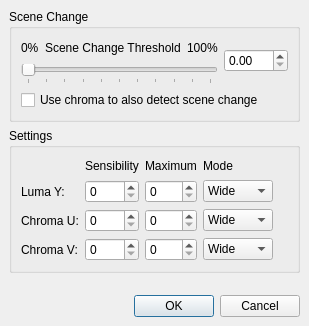
<ui version="4.0" >
 <class>Cnr2Dialog</class>
 <widget class="QDialog" name="Cnr2Dialog" >
  <property name="geometry" >
   <rect>
    <x>0</x>
    <y>0</y>
    <width>280</width>
    <height>300</height>
   </rect>
  </property>
  <property name="windowTitle" >
   <string>Chroma Noise Reducer 2</string>
  </property>
  <layout class="QVBoxLayout" >
   <property name="margin" >
    <number>9</number>
   </property>
   <property name="spacing" >
    <number>6</number>
   </property>
   <item>
    <widget class="QGroupBox" name="groupBox" >
     <property name="title" >
      <string>Scene Change</string>
     </property>
     <layout class="QVBoxLayout" >
      <property name="margin" >
       <number>9</number>
      </property>
      <property name="spacing" >
       <number>6</number>
      </property>
      <item>
       <layout class="QHBoxLayout" >
        <property name="margin" >
         <number>0</number>
        </property>
        <property name="spacing" >
         <number>6</number>
        </property>
        <item>
         <layout class="QVBoxLayout" >
          <property name="margin" >
           <number>0</number>
          </property>
          <property name="spacing" >
           <number>6</number>
          </property>
          <item>
           <layout class="QHBoxLayout" >
            <property name="margin" >
             <number>0</number>
            </property>
            <property name="spacing" >
             <number>6</number>
            </property>
            <item>
             <widget class="QLabel" name="label" >
              <property name="text" >
               <string>0%</string>
              </property>
             </widget>
            </item>
            <item>
             <spacer>
              <property name="orientation" >
               <enum>Qt::Horizontal</enum>
              </property>
              <property name="sizeHint" >
               <size>
                <width>40</width>
                <height>20</height>
               </size>
              </property>
             </spacer>
            </item>
            <item>
             <widget class="QLabel" name="label_3" >
              <property name="text" >
               <string>Scene Change Threshold</string>
              </property>
             </widget>
            </item>
            <item>
             <spacer>
              <property name="orientation" >
               <enum>Qt::Horizontal</enum>
              </property>
              <property name="sizeHint" >
               <size>
                <width>40</width>
                <height>20</height>
               </size>
              </property>
             </spacer>
            </item>
            <item>
             <widget class="QLabel" name="label_2" >
              <property name="text" >
               <string>100%</string>
              </property>
             </widget>
            </item>
           </layout>
          </item>
          <item>
           <widget class="QSlider" name="sceneChangeSlider" >
            <property name="maximum" >
             <number>10000</number>
            </property>
            <property name="singleStep" >
             <number>100</number>
            </property>
            <property name="pageStep" >
             <number>1000</number>
            </property>
            <property name="orientation" >
             <enum>Qt::Horizontal</enum>
            </property>
            <property name="tickPosition" >
             <enum>QSlider::TicksBelow</enum>
            </property>
           </widget>
          </item>
         </layout>
        </item>
        <item>
         <widget class="QDoubleSpinBox" name="sceneChangeSpinBox" >
          <property name="maximum" >
           <double>100.000000000000000</double>
          </property>
         </widget>
        </item>
       </layout>
      </item>
      <item>
       <widget class="QCheckBox" name="useChromaCheckBox" >
        <property name="text" >
         <string>Use chroma to also detect scene change</string>
        </property>
       </widget>
      </item>
     </layout>
    </widget>
   </item>
   <item>
    <widget class="QGroupBox" name="groupBox_2" >
     <property name="title" >
      <string>Settings</string>
     </property>
     <layout class="QVBoxLayout" >
      <property name="margin" >
       <number>9</number>
      </property>
      <property name="spacing" >
       <number>6</number>
      </property>
      <item>
       <layout class="QGridLayout" >
        <property name="margin" >
         <number>0</number>
        </property>
        <property name="spacing" >
         <number>6</number>
        </property>
        <item row="2" column="3" >
         <widget class="QComboBox" name="modeUComboBox" >
          <item>
           <property name="text" >
            <string>Wide</string>
           </property>
          </item>
          <item>
           <property name="text" >
            <string>Narrow</string>
           </property>
          </item>
         </widget>
        </item>
        <item row="3" column="4" >
         <spacer>
          <property name="orientation" >
           <enum>Qt::Horizontal</enum>
          </property>
          <property name="sizeHint" >
           <size>
            <width>16</width>
            <height>17</height>
           </size>
          </property>
         </spacer>
        </item>
        <item row="0" column="3" >
         <widget class="QLabel" name="label_9" >
          <property name="text" >
           <string>Mode</string>
          </property>
         </widget>
        </item>
        <item row="3" column="2" >
         <widget class="QSpinBox" name="maxVSpinBox" >
          <property name="maximum" >
           <number>255</number>
          </property>
         </widget>
        </item>
        <item row="1" column="0" >
         <widget class="QLabel" name="label_4" >
          <property name="text" >
           <string>Luma Y:</string>
          </property>
         </widget>
        </item>
        <item row="2" column="4" >
         <spacer>
          <property name="orientation" >
           <enum>Qt::Horizontal</enum>
          </property>
          <property name="sizeHint" >
           <size>
            <width>16</width>
            <height>17</height>
           </size>
          </property>
         </spacer>
        </item>
        <item row="3" column="0" >
         <widget class="QLabel" name="label_6" >
          <property name="text" >
           <string>Chroma V:</string>
          </property>
         </widget>
        </item>
        <item row="1" column="4" >
         <spacer>
          <property name="orientation" >
           <enum>Qt::Horizontal</enum>
          </property>
          <property name="sizeHint" >
           <size>
            <width>16</width>
            <height>17</height>
           </size>
          </property>
         </spacer>
        </item>
        <item row="1" column="3" >
         <widget class="QComboBox" name="modeYComboBox" >
          <item>
           <property name="text" >
            <string>Wide</string>
           </property>
          </item>
          <item>
           <property name="text" >
            <string>Narrow</string>
           </property>
          </item>
         </widget>
        </item>
        <item row="0" column="4" >
         <spacer>
          <property name="orientation" >
           <enum>Qt::Horizontal</enum>
          </property>
          <property name="sizeHint" >
           <size>
            <width>16</width>
            <height>17</height>
           </size>
          </property>
         </spacer>
        </item>
        <item row="2" column="2" >
         <widget class="QSpinBox" name="maxUSpinBox" >
          <property name="maximum" >
           <number>255</number>
          </property>
         </widget>
        </item>
        <item row="0" column="2" >
         <widget class="QLabel" name="label_8" >
          <property name="text" >
           <string>Maximum</string>
          </property>
         </widget>
        </item>
        <item row="2" column="0" >
         <widget class="QLabel" name="label_5" >
          <property name="text" >
           <string>Chroma U:</string>
          </property>
         </widget>
        </item>
        <item row="3" column="3" >
         <widget class="QComboBox" name="modeVComboBox" >
          <item>
           <property name="text" >
            <string>Wide</string>
           </property>
          </item>
          <item>
           <property name="text" >
            <string>Narrow</string>
           </property>
          </item>
         </widget>
        </item>
        <item row="1" column="2" >
         <widget class="QSpinBox" name="maxYSpinBox" >
          <property name="maximum" >
           <number>255</number>
          </property>
         </widget>
        </item>
        <item row="3" column="1" >
         <widget class="QSpinBox" name="sensibilityVSpinBox" >
          <property name="maximum" >
           <number>255</number>
          </property>
         </widget>
        </item>
        <item row="1" column="1" >
         <widget class="QSpinBox" name="sensibilityYSpinBox" >
          <property name="maximum" >
           <number>255</number>
          </property>
         </widget>
        </item>
        <item row="0" column="1" >
         <widget class="QLabel" name="label_7" >
          <property name="text" >
           <string>Sensibility</string>
          </property>
         </widget>
        </item>
        <item row="2" column="1" >
         <widget class="QSpinBox" name="sensibilityUSpinBox" >
          <property name="maximum" >
           <number>255</number>
          </property>
         </widget>
        </item>
       </layout>
      </item>
     </layout>
    </widget>
   </item>
   <item>
    <spacer>
     <property name="orientation" >
      <enum>Qt::Vertical</enum>
     </property>
     <property name="sizeType" >
      <enum>QSizePolicy::MinimumExpanding</enum>
     </property>
     <property name="sizeHint" >
      <size>
       <width>20</width>
       <height>16</height>
      </size>
     </property>
    </spacer>
   </item>
   <item>
    <widget class="QDialogButtonBox" name="buttonBox" >
     <property name="orientation" >
      <enum>Qt::Horizontal</enum>
     </property>
     <property name="standardButtons" >
      <set>QDialogButtonBox::Cancel|QDialogButtonBox::NoButton|QDialogButtonBox::Ok</set>
     </property>
    </widget>
   </item>
  </layout>
 </widget>
 <tabstops>
  <tabstop>sceneChangeSlider</tabstop>
  <tabstop>sceneChangeSpinBox</tabstop>
  <tabstop>useChromaCheckBox</tabstop>
  <tabstop>sensibilityYSpinBox</tabstop>
  <tabstop>maxYSpinBox</tabstop>
  <tabstop>modeYComboBox</tabstop>
  <tabstop>sensibilityUSpinBox</tabstop>
  <tabstop>maxUSpinBox</tabstop>
  <tabstop>modeUComboBox</tabstop>
  <tabstop>sensibilityVSpinBox</tabstop>
  <tabstop>maxVSpinBox</tabstop>
  <tabstop>modeVComboBox</tabstop>
  <tabstop>buttonBox</tabstop>
 </tabstops>
 <resources/>
 <connections>
  <connection>
   <sender>buttonBox</sender>
   <signal>accepted()</signal>
   <receiver>Cnr2Dialog</receiver>
   <slot>accept()</slot>
   <hints>
    <hint type="sourcelabel" >
     <x>248</x>
     <y>254</y>
    </hint>
    <hint type="destinationlabel" >
     <x>157</x>
     <y>274</y>
    </hint>
   </hints>
  </connection>
  <connection>
   <sender>buttonBox</sender>
   <signal>rejected()</signal>
   <receiver>Cnr2Dialog</receiver>
   <slot>reject()</slot>
   <hints>
    <hint type="sourcelabel" >
     <x>316</x>
     <y>260</y>
    </hint>
    <hint type="destinationlabel" >
     <x>286</x>
     <y>274</y>
    </hint>
   </hints>
  </connection>
 </connections>
</ui>
